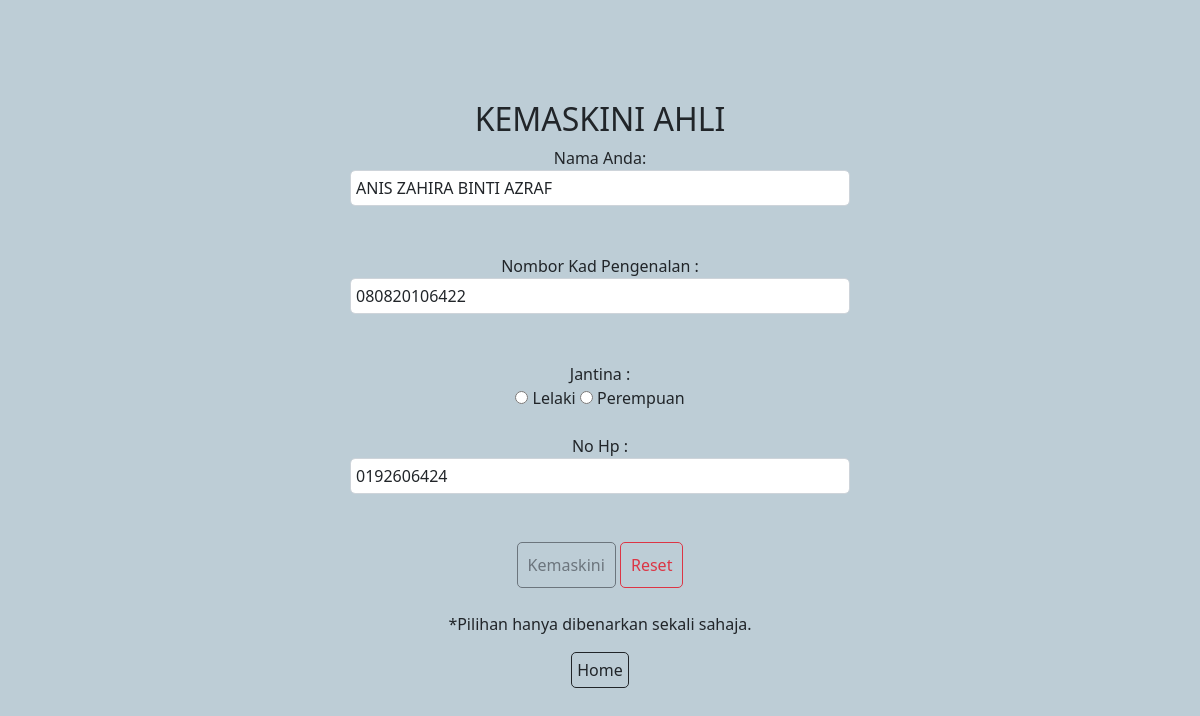
/update.php, run on the app's committed database.
### tables this page shows
CREATE TABLE `info` (
  `id` int(3) NOT NULL,
  `nama` varchar(100) NOT NULL,
  `no_kp` varchar(12) NOT NULL,
  `jantina` varchar(50) NOT NULL,
  `no_hp` varchar(50) NOT NULL
);

### update.php (the view, shortened to what this page needs)
<?php
include('config.php');
$sql = "SELECT * FROM info ";
$hasil = mysqli_query($samb, $sql);
while ($info = mysqli_fetch_array($hasil)) {
    $nama = $info['nama'];
    $no_kp = $info['no_kp'];
    $no_hp = $info['no_hp'];
}
?>
<html>
    <head>
    <link href="https://cdn.jsdelivr.net/npm/bootstrap@5.0.2/dist/css/bootstrap.min.css" rel="stylesheet">
    </head>
<h2 style="text-align: center;padding-top: 100px;">KEMASKINI AHLI</h2>
<body style=" background-color:BDCDD6;">
    <fieldset style="width: 500px; text-align: center;margin:auto;">
        <form method="POST">
             <label>Nama Anda:</label><br>
            <input style="border-radius: 5px; padding: 5px;" class="form-control" type="text" name="nama" id="nama"
           value="<?php echo $nama ?>" placeholder="Nama anda" size="50" required><br><br>
            <label>Nombor Kad Pengenalan :</label><br>
            <input class="form-control" style="border-radius: 5px; padding: 5px;"  type="text" name="no_kp" value="<?php echo $no_kp ?>" placeholder="090887031234" maxlength='12' size="15" ><br><br>
            <label>Jantina :</label><br>
            <input  required="required" type="radio" name="jantina" value="LELAKI">
            Lelaki
            <input  required="required" type="radio" name="jantina" value="PEREMPUAN">
            Perempuan<br><br>
            <label>No Hp :</label><br>
            <input class="form-control" style="border-radius: 5px; padding: 5px;"  type="text" name="no_hp" id="no_hp" placeholder="hp anda" value="<?php echo $no_hp ?> "required><br><br>
            <button class="btn btn-outline-secondary" style="border-radius: 5px; padding: 10px;"  type="submit">Kemaskini</button>
            <button class="btn btn-outline-danger" style="border-radius: 5px; padding: 10px;"  type="reset">Reset</button><br><br>
            *Pilihan hanya dibenarkan sekali sahaja.
        </form>
        <form action="index.php"> <button class="btn btn-outline-dark" style="border-radius: 5px; padding: 5px;"  type="submit">Home</button><br><br>
    </fieldset>
</body>
</html>

### data on the page
info: nama "ANIS ZAHIRA BINTI AZRAF", no_kp "080820106422", no_hp "0192606424"
